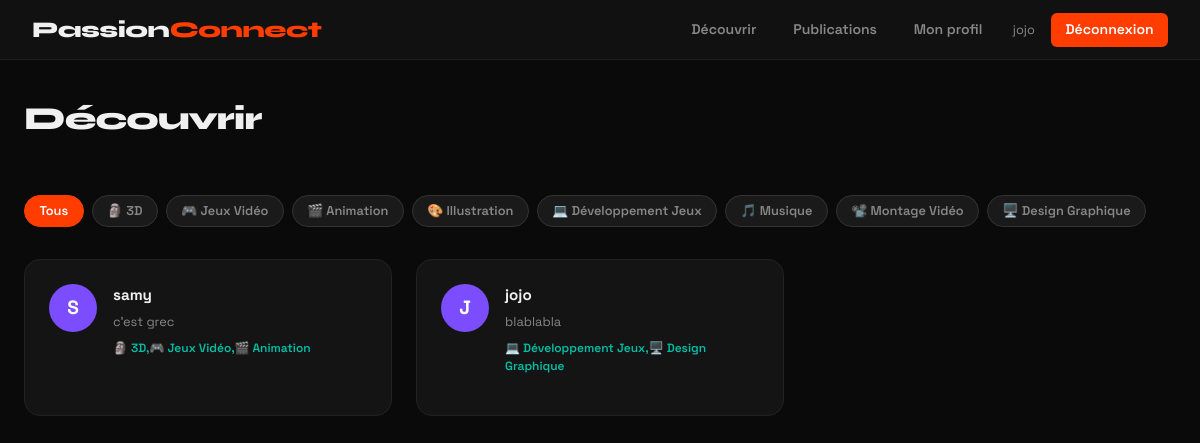
Page /decouverte (signed in) on the committed database.
### tables this page shows
CREATE TABLE user(
            id INTEGER PRIMARY KEY AUTOINCREMENT,
            username TEXT NOT NULL UNIQUE,
            email TEXT NOT NULL UNIQUE,
            password TEXT NOT NULL,
            bio TEXT,
            photo TEXT,
            created_at TIMESTAMP DEFAULT CURRENT_TIMESTAMP           
        );

CREATE TABLE passion (
            id INTEGER PRIMARY KEY AUTOINCREMENT,
            nom TEXT NOT NULL UNIQUE,
            icone TEXT
        );

### app/decouverte/routes.py (the view, shortened to what this page needs)
@decouverte.route('/decouverte')
@login_required
def page_decouverte():
    db = get_db()
    cursor = db.cursor()
    toutes_passions = cursor.execute(
        'SELECT * FROM passion'
    ).fetchall()
    poste = cursor.execute('''
        SELECT user.id, user.username, user.bio,
            GROUP_CONCAT(passion.icone || ' ' || passion.nom) as passions
        FROM user
        LEFT JOIN user_passion ON user.id = user_passion.user_id
        LEFT JOIN passion ON passion.id = user_passion.passion_id
        GROUP BY user.id
    ''').fetchall()
    passion_choisie = request.args.get('passion')
    db.close()
    return render_template('decouverte.html', poste=poste, toutes_passions=toutes_passions)

### app/__init__.py (called while the page is built)
def create_app():
    app = Flask(__name__)
    app.config.from_object(Config)
    login_manager.init_app(app)
    bcrypt.init_app(app)
    login_manager.login_view = 'auth.connexion'
    login_manager.login_message = 'Connecte-toi pour accéder à cette page.'
    from app.auth.routes import auth
    app.register_blueprint(auth)
    from app.profil.routes import profil
    app.register_blueprint(profil)
    from app.decouverte.routes import decouverte
    app.register_blueprint(decouverte)
    from app.publication.routes import publication
    app.register_blueprint(publication)
    @login_manager.user_loader
    def load_user(user_id):
        from app.models import User
        return User.get_by_id(int(user_id))
    return app

### app/models.py (called while the page is built)
    @staticmethod
    def get_by_id(user_id):
        db = get_db()
        cursor = db.cursor()
        user = cursor.execute(
            'SELECT * FROM user WHERE id = ?', (user_id,)
        ).fetchone()
        db.close()
        if user:
            return User(user['id'], user['username'], user['email'], user['bio'])
        return None

### database.py (called while the page is built)
def get_db():
    db = sqlite3.connect('passionconnect.db') #retoune des dictionnaires au lieu des tuples
    db.row_factory = sqlite3.Row
    return db

### app/templates/decouverte.html
{% extends 'base.html' %}
{% block contenu %}
<div class="feed-header">
    <h1>Découvrir</h1>
</div>
<div class="filtres">
    <a href="/decouverte" class="filtre-btn filtre-actif">Tous</a>
    {% for passion in toutes_passions %}
        <a href="/decouverte?passion={{ passion.nom }}" class="filtre-btn">
            {{ passion.icone }} {{ passion.nom }}
        </a>
    {% endfor %}
</div>
<div class="membres-grid">
    {% for membre in poste %}
    <div class="membre-card">
        <div class="membre-avatar">{{ membre.username[0].upper() }}</div>
        <div class="membre-info">
            <a href="/profil/{{ membre.id }}" class="membre-nom">{{ membre.username }}</a>
            <p class="membre-bio">{{ membre.bio or 'Aucune bio pour l instant.' }}</p>
            <p class="membre-passions">{{ membre.passions }}</p>
        </div>
    </div>
    {% endfor %}
</div>
{% endblock %}

### app/templates/base.html (shortened to what this page needs)
<!DOCTYPE html>
<html lang="fr">
<head>
    <link href="https://cdn.jsdelivr.net/npm/bootstrap@5.3.0/dist/css/bootstrap.min.css" rel="stylesheet">
    <link rel="stylesheet" href="/static/style.css">
</head>
<body>
    <nav class="navbar-pc">
        <a class="navbar-brand-pc" href="/">Passion<span>Connect</span></a>
        <div class="nav-links">
            {% if current_user.is_authenticated %}
                <a href="/decouverte">Découvrir</a>
                <a href="/publication">Publications</a>
                <a href="/profil">Mon profil</a>
                <span class="nav-greeting">{{ current_user.username }}</span>
                <a href="/deconnexion" class="btn-rouge">Déconnexion</a>
            {% else %}
                <a href="/connexion" class="btn-gris">Connexion</a>
                <a href="/inscription" class="btn-rouge">Inscription</a>
            {% endif %}
        </div>
    </nav>
    <div class="main-content">
        {% block contenu %}{% endblock %}
    </div>
</body>
</html>

### app/static/style.css (style rules this page uses)
:root { --accent: #FF3D00; --accent2: #7C4DFF; --accent3: #00BFA5; --dark: #0A0A0A; --card-bg: #141414; --text: #F0F0F0; --muted: #888; }
* { box-sizing: border-box; margin: 0; padding: 0; }
body { background-color: var(--dark); color: var(--text); font-family: 'Space Grotesk', sans-serif; min-height: 100vh; }
a { color: var(--text); text-decoration: none; }
h1, h2, h3 { font-family: 'Syne', sans-serif; }
h1 { font-weight: 800; font-size: 2rem; letter-spacing: -1px; margin-bottom: 1.5rem; }
.navbar-pc { background: #111; border-bottom: 1px solid #222; padding: 0.8rem 2rem; display: flex; align-items: center; justify-content: space-between; position: sticky; top: 0; z-index: 100; }
.navbar-brand-pc { font-family: 'Syne', sans-serif; font-size: 1.4rem; font-weight: 800; color: var(--text); text-decoration: none; letter-spacing: -0.5px; }
.navbar-brand-pc span { color: var(--accent); }
.nav-links { display: flex; align-items: center; gap: 0.5rem; }
.nav-links a { color: var(--muted); font-size: 0.875rem; font-weight: 600; padding: 0.4rem 0.9rem; border-radius: 6px; transition: all 0.2s; }
.nav-greeting { color: var(--muted); font-size: 0.8rem; padding: 0 0.5rem; }
.main-content { max-width: 1200px; margin: 0 auto; padding: 2.5rem 1.5rem; }
.btn-rouge { background: var(--accent); color: white !important; padding: 0.5rem 1.2rem; border-radius: 8px; font-weight: 700; font-size: 0.875rem; border: none; transition: background 0.2s; cursor: pointer; display: inline-block; }
.feed-header { display: flex; align-items: center; justify-content: space-between; margin-bottom: 2rem; }
.filtres { display: flex; flex-wrap: wrap; gap: 0.5rem; margin-bottom: 2rem; }
.filtre-btn { background: #1a1a1a; color: var(--muted); border: 1px solid #333; border-radius: 20px; padding: 0.35rem 0.9rem; font-size: 0.8rem; font-weight: 600; transition: all 0.2s; }
.filtre-actif { background: var(--accent); color: white !important; border-color: var(--accent); }
.membres-grid { display: grid; grid-template-columns: repeat(auto-fill, minmax(280px, 1fr)); gap: 1.5rem; }
.membre-card { background: var(--card-bg); border: 1px solid #222; border-radius: 16px; padding: 1.5rem; display: flex; gap: 1rem; align-items: flex-start; transition: all 0.2s; }
.membre-avatar { width: 48px; height: 48px; border-radius: 50%; background: var(--accent2); color: white; font-weight: 700; font-size: 1.2rem; display: flex; align-items: center; justify-content: center; flex-shrink: 0; }
.membre-nom { font-weight: 700; font-size: 0.95rem; display: block; margin-bottom: 0.3rem; }
.membre-bio { color: var(--muted); font-size: 0.8rem; line-height: 1.5; margin-bottom: 0.5rem; }
.membre-passions { color: var(--accent3); font-size: 0.75rem; font-weight: 600; }

### rows in the picture
user: username "jojo", username "J", bio "blablabla", passions "💻 Développement Jeux,🖥️ Design Graphique"
passion: icone "🗿", nom "3D"
passion: icone "🎮", nom "Jeux Vidéo"
passion: icone "🎬", nom "Animation"
passion: icone "🎨", nom "Illustration"
passion: icone "💻", nom "Développement Jeux"
passion: icone "🎵", nom "Musique"
passion: icone "📽️", nom "Montage Vidéo"
passion: icone "🖥️", nom "Design Graphique"
user: username "S", username "samy", bio "c'est grec", passions "🗿 3D,🎮 Jeux Vidéo,🎬 Animation"
